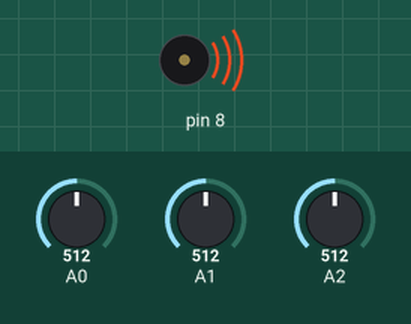
A sketch run on a simulated Arduino Uno, built with avr-gcc and run on an emulated ATmega328P. Parts: buzzer (waves = sounding). The inputs (shaded band) are chosen by the test bench; at power-on: A0 = 512, A1 = 512, A2 = 512. What the sketch prints to the serial monitor is not drawn.

Above: at 4.2 s.
4.3 s: A0 set to 130
7.3 s: A0 set to 107
10.3 s: A1 set to 448
13.3 s: A1 set to 428
16.3 s: A2 set to 615
19.3 s: A2 set to 623
Timing chart, 0 to 22.3 s (numbered marks = the images above; inputs shaded):
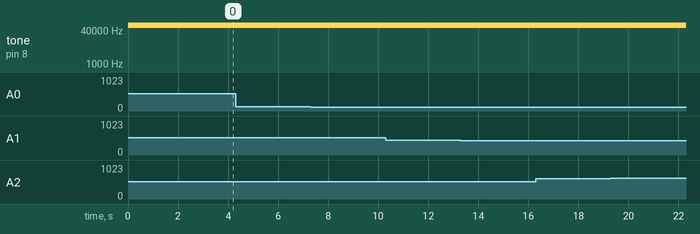

Measured:
- after the input at 19.3 s, tone on pin 8: 65336 Hz → 65431 Hz at once

The sketch:

adxl335.ino
```cpp
void setup() {
  Serial.begin(9600);
}

void loop() {
  int x = analogRead(A0);
  int y = analogRead(A1);
  int z = analogRead(A2);
  x = map(x, 280, 440, 0, 100);
  y = map(y, 280, 440, 0, 100);
  z = map(z, 280, 440, 0, 100);

  int mod = sqrt(x*x + y*y + z*z);

  int note = map(mod, 50, 120, 50, 400);

  tone(8, note, 50);
  delay(50);

  Serial.print(x);
  Serial.print("\t");
  Serial.print(y);
  Serial.print("\t");
  Serial.print(z);
  Serial.print("\t");
  Serial.print(mod);
  Serial.print("\t");
  Serial.print(note);
  Serial.print("\n");
  //delay(100);

}
```
